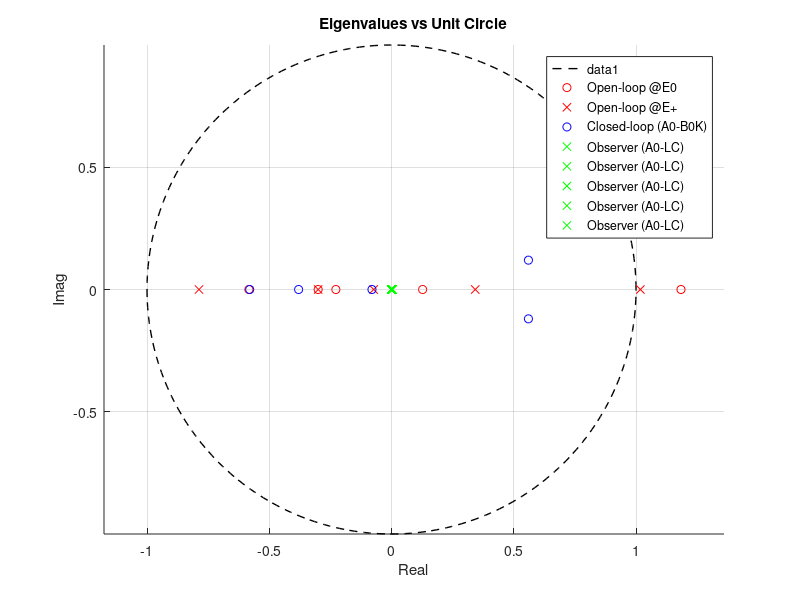
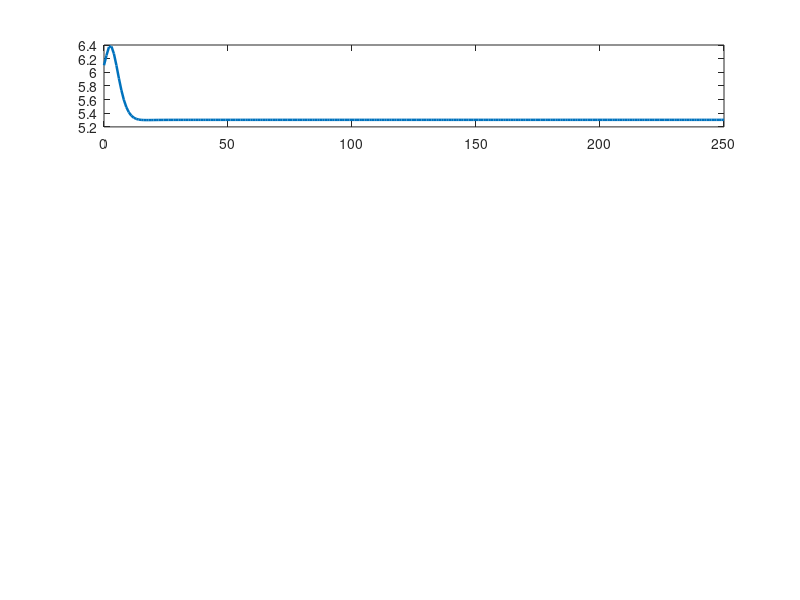

These figures' MATLAB source, in order: (Note: this script raises an error after producing the figures.)
clear; clc; close all;

%% Parameters
alpha = 0.3;
beta  = 0.1;
gamma = 0.2;
rho   = 0.8;
delta = 0.2;
eta   = 0.5;
mu    = 0.3;
theta = 0.2;
lam   = 0.5;
omega = 0.3;
ks    = 0.3;

xf = log(201);   % fair-value log-price
ubar = [0;0];    % open-loop steady inputs


tanhsq = @(z) sech(z).^2;   % derivative of tanh is sech^2

% Nonlinear state update f(x,u). State x = [x1 x2 x3 x4 x5]^T, input u=[u1 u2]^T
f = @(x,u) [ ...
    x(1) + alpha*x(2) + gamma*x(4) - beta*(x(3)^2);                 % x1^+
    rho*tanh(x(1)-xf) - delta*x(2) + ks*u(2);                        % x2^+
    eta*(x(2)^2) - mu*x(3) + theta*u(1);                             % x3^+
    lam*(x(1)-x(5)) - omega*x(4);                                    % x4^+
    x(1)                                                             % x5^+
];

h = @(x) x(1);                 % output y = x1
C = [1 0 0 0 0];               % linear output matrix
D = zeros(1,2);

%% Equilibria (ū = 0)
% E0 (fundamental): x2=0 -> x1=xf, x3=0, x4=0, x5=x1
xbar0 = [xf; 0; 0; 0; xf];

% E+ (speculative): solve analytically from steady-state equations

x2p  = (alpha*mu^2/(beta*eta^2))^(1/3);
x1p  = xf + atanh( (x2p)/(rho/delta) );      % xf + atanh(x2/4)
x3p  = (eta/mu)*x2p^2;
x4p  = 0;
x5p  = x1p;
xbarp = [x1p; x2p; x3p; x4p; x5p];

fprintf('Equilibrium E0 = [x_f,0,0,0,x_f]^T with x_f = %.5f\n', xf);
fprintf('Equilibrium E+ ≈ [%.5f, %.5f, %.5f, 0, %.5f]^T\n', x1p, x2p, x3p, x5p);

%% Jacobians A,B at a general (x̄,ū) 
makeAB = @(xbar) deal( ...
[   1,                    alpha,               -2*beta*xbar(3),   gamma,     0;
    rho*tanhsq(xbar(1)-xf), -delta,            0,                 0,         0;
    0,                    2*eta*xbar(2),       -mu,               0,         0;
    lam,                  0,                    0,                -omega,    -lam;
    1,                    0,                    0,                 0,         0 ], ...
[   0,   0;
    0,   ks;
    theta, 0;
    0,   0;
    0,   0 ] );

[A0,B0] = makeAB(xbar0);
[Ap,Bp] = makeAB(xbarp);

Co_p = ctrb(Ap,Bp);  rankCo_p = rank(Co_p);
Ob_p = obsv(Ap,C);   rankOb_p = rank(Ob_p);
fprintf('rank(ctrb(Ap,Bp)) = %d (of 5)\n', rankCo_p);
fprintf('rank(obsv(Ap,C))  = %d (of 5)\n', rankOb_p);

%%  Open-loop eigenvalues
evA0 = eig(A0);
evAp = eig(Ap);
fprintf('\nOpen-loop eigenvalues at E0:\n'); disp(evA0.');
fprintf('Open-loop eigenvalues at E+:\n');  disp(evAp.');

%% Controllability / Observability
Co0 = ctrb(A0,B0);
rankCo0 = rank(Co0);
Ob0 = obsv(A0,C);
rankOb0 = rank(Ob0);
fprintf('rank(ctrb(A0,B0)) = %d (of 5)\n', rankCo0);
fprintf('rank(obsv(A0,C))  = %d (of 5)\n', rankOb0);

%% Controller design at E0

P_ctrl = [0.56+0.12i, 0.56-0.12i, -0.38, -0.58, -0.08];
K = place(A0,B0,P_ctrl);    
evAcl = eig(A0 - B0*K);
fprintf('\nPlaced closed-loop poles at E0:\n'); disp(evAcl.');

%% Observer design 

n  = size(A0,1);


Qn = 1e-3*eye(n);   
Rn = 1e-2;          

% Discrete-time 
[L, ~, evAobs] = dlqe(A0, eye(n), C, Qn, Rn);

fprintf('Observer error poles (A0 - L*C):\n'); disp(evAobs.');


%% Plot eigenvalues (open/closed)
figure('Name','Eigenvalue Map','Color','w'); hold on; grid on; axis equal;
th = linspace(0,2*pi,300); plot(cos(th), sin(th), '--k', 'LineWidth',1); % unit circle
plot(real(evA0),  imag(evA0),  'ro', 'DisplayName','Open-loop @E0');
plot(real(evAp),  imag(evAp),  'rx', 'DisplayName','Open-loop @E+');
plot(real(evAcl), imag(evAcl), 'bo', 'DisplayName','Closed-loop (A0-B0K)');
plot(real(evAobs),imag(evAobs),'gx', 'DisplayName','Observer (A0-LC)');
xlabel('Real'); ylabel('Imag'); title('Eigenvalues vs Unit Circle');
legend('Location','best');

%% Nonlinear simulation (closed loop)
% using LINEARIZED incremental observer (per lecture notes):
%   u(t)      = ū - K xhat_tilde(t)
%   xhat_t^+  = A0 xhat_t + B0 u_tilde + L*( y_tilde - C xhat_t - D u_tilde )
%   where xhat_t ≈ x(t)-xbar0, u_tilde = u - ū, y_tilde = y - ȳ, ȳ = x̄1

T = 250;                     
x  = [xf+0.8; 0.6; 0.6; 0.0; xf+0.8];  
xhat_til = zeros(5,1);        
u  = zeros(2,1);
ybar = xbar0(1);

% Optional practical guard: keep x3 >= 0 (market volume nonnegative)
guard_x3_nonneg = true;

X   = zeros(5,T+1);    X(:,1) = x;
XH  = zeros(5,T+1);    XH(:,1)= xbar0 + xhat_til;
U   = zeros(2,T);
Y   = zeros(1,T+1);    Y(1)   = h(x);

for t=1:T
    % incremental signals
    x_tilde = x - xbar0;
    y_tilde = h(x) - ybar;

    % control (observer-based, incremental)
    u_tilde = -K * xhat_til;
    u = ubar + u_tilde;

    % apply to plant (nonlinear), with optional nonnegativity guard on x3^+
    xnext = f(x,u);
    if guard_x3_nonneg && xnext(3) < 0
        xnext(3) = 0;
    end

    % observer update (linear incremental observer)
    xhat_til = A0*xhat_til + B0*u_tilde + L*( y_tilde - C*xhat_til - D*u_tilde );

    % log
    X(:,t+1)  = xnext;
    XH(:,t+1) = xbar0 + xhat_til;
    U(:,t)    = u;
    Y(t+1)    = h(xnext);

    % advance
    x = xnext;
end

%%  Plots: states vs targets 
t = 0:T;
figure('Name','States vs Target (Nonlinear Plant)','Color','w');
subplot(4,1,1);
plot(t, X(1,:), 'LineWidth',1.8); hold on; yline(xbar0(1),'--k','LineWidth',1.2);
ylabel('x_1 (log-price)'); grid on; title('States vs target (E0)');
subplot(4,1,2);
plot(t, X(2,:), 'LineWidth',1.8); hold on; yline(xbar0(2),'--k','LineWidth',1.2);
ylabel('x_2 (sentiment)'); grid on;
subplot(4,1,3);
plot(t, X(3,:), 'LineWidth',1.8); hold on; yline(xbar0(3),'--k','LineWidth',1.2);
ylabel('x_3 (spec vol)'); grid on;
subplot(4,1,4);
plot(t, X(4,:), 'LineWidth',1.8); hold on; yline(xbar0(4),'--k','LineWidth',1.2);
ylabel('x_4 (momentum)'); xlabel('time step'); grid on;

%%  Plots: true vs estimated 
figure('Name','True vs Estimated States','Color','w');
subplot(3,1,1);
plot(t, X(1,:),  'LineWidth',1.7); hold on;
plot(t, XH(1,:), '--', 'LineWidth',1.7);
ylabel('x_1 & \hat{x}_1'); grid on; title('True vs Estimated');
legend('x_1','\hat{x}_1','Location','best');

subplot(3,1,2);
plot(t, X(2,:),  'LineWidth',1.7); hold on;
plot(t, XH(2,:), '--', 'LineWidth',1.7);
ylabel('x_2 & \hat{x}_2'); grid on;
legend('x_2','\hat{x}_2','Location','best');

subplot(3,1,3);
plot(t, X(3,:),  'LineWidth',1.7); hold on;
plot(t, XH(3,:), '--', 'LineWidth',1.7);
ylabel('x_3 & \hat{x}_3'); xlabel('time step'); grid on;
legend('x_3','\hat{x}_3','Location','best');

%%  Plots: control inputs 
figure('Name','Control Inputs','Color','w');
plot(0:T-1, U(1,:), 'LineWidth',1.8); hold on;
plot(0:T-1, U(2,:), 'LineWidth',1.8);
yline(ubar(1),'--k'); yline(ubar(2),'--k');
xlabel('time step'); ylabel('u_1, u_2');
legend('u_1 (speculation control)','u_2 (sentiment control)','Location','best');
title('Control signals'); grid on;

%%  Print summary 
fprintf('\nSUMMARY:\n');
fprintf('- E0 open-loop unstable eigenvalues? max|lambda(A0)| = %.4f\n', max(abs(evA0)));
fprintf('- E+ open-loop unstable eigenvalues? max|lambda(Ap)| = %.4f\n', max(abs(evAp)));


% Add on for E_+  


fprintf('\n Add on for E_+\n');

%  Controller design (eigenvalue assignment) 
P_ctrl_p = [0.56+0.12i, 0.56-0.12i, -0.58, -0.38, -0.08];   % same targets as E0
Kp = place(Ap, Bp, P_ctrl_p);
evAcl_p = eig(Ap - Bp*Kp);
fprintf('E_+: Controller poles (Ap-Bp*Kp): '); disp(evAcl_p.');

%  Observer design (robust via discrete LQE) 
n  = size(Ap,1);
Qn = 1e-3*eye(n);       
Rn = 1e-2;             
[Lp, ~, evAobs_p] = dlqe(Ap, eye(n), C, Qn, Rn);
fprintf('E_+: Observer poles (Ap - Lp*C):   '); disp(evAobs_p.');
eig_obs_Ep = eig(Ap - Lp*C); 
disp('Observer eigenvalues at E+ (eig(Ap - Lp*C)) = ');
disp(eig_obs_Ep.');

%  Lyapunov certificate (closed loop at E_+) 
Qlyap = eye(n);
Pp = dlyap((Ap - Bp*Kp).', Qlyap);
mineigPp = min(eig(Pp));
fprintf('E_+: Lyapunov P min eig = %.4e (should be > 0)\n', mineigPp);

%  Nonlinear simulation around E_+ 
T2 = 250;
xbar = xbarp;               
A    = Ap;  B = Bp;   
ybar = xbar(1);

x   = xbar + [0.3; 0.2; 0.2; 0.0; 0.3];  
xhat_til = zeros(5,1);
u   = zeros(2,1);

guard_x3_nonneg = true;

X2   = zeros(5,T2+1);   X2(:,1) = x;
XH2  = zeros(5,T2+1);   XH2(:,1)= xbar + xhat_til;
U2   = zeros(2,T2);
Y2   = zeros(1,T2+1);   Y2(1)   = h(x);

for t=1:T2
    % incremental signals around E_+
    x_tilde = x - xbar;
    y_tilde = h(x) - ybar;

    % observer-based control (incremental)
    u_tilde = -Kp * xhat_til;
    u = ubar + u_tilde;

   
    xnext = f(x,u);
    if guard_x3_nonneg && xnext(3) < 0
        xnext(3) = 0;
    end

    % incremental observer around (A,B)
    xhat_til = A*xhat_til + B*u_tilde + Lp*( y_tilde - C*xhat_til - D*u_tilde );


    X2(:,t+1)  = xnext;
    XH2(:,t+1) = xbar + xhat_til;
    U2(:,t)    = u;
    Y2(t+1)    = h(xnext);

   
    x = xnext;
end

%  Figures (E_+) 
t2 = 0:T2;

% Eigenvalues (overlay on your existing map if desired)
figure('Name','Eigenvalues vs Unit Circle (E_+)','Color','w'); hold on; grid on; axis equal;
th = linspace(0,2*pi,300); plot(cos(th), sin(th), '--k', 'LineWidth',1);
plot(real(eig(Ap)),           imag(eig(Ap)),           'rx', 'DisplayName','Open-loop @E_+');
plot(real(evAcl_p),           imag(evAcl_p),           'bo', 'DisplayName','Closed-loop (Ap-BpKp)');
plot(real(evAobs_p),          imag(evAobs_p),          'gx', 'DisplayName','Observer (Ap-LpC)');
xlabel('Real'); ylabel('Imag'); title('Eigenvalues vs Unit Circle (E_+)');
legend('Location','best');

% States vs targets (E_+)
figure('Name','States vs Target (E_+)','Color','w');
subplot(4,1,1);
plot(t2, X2(1,:), 'LineWidth',1.8); hold on; yline(xbar(1),'--k','LineWidth',1.2);
ylabel('x_1 (log-price)'); grid on; title('States vs target (E_+)');
subplot(4,1,2);
plot(t2, X2(2,:), 'LineWidth',1.8); hold on; yline(xbar(2),'--k','LineWidth',1.2);
ylabel('x_2 (sentiment)'); grid on;
subplot(4,1,3);
plot(t2, X2(3,:), 'LineWidth',1.8); hold on; yline(xbar(3),'--k','LineWidth',1.2);
ylabel('x_3 (spec vol)'); grid on;
subplot(4,1,4);
plot(t2, X2(4,:), 'LineWidth',1.8); hold on; yline(xbar(4),'--k','LineWidth',1.2);
ylabel('x_4 (momentum)'); xlabel('time step'); grid on;

% True vs estimated (E_+) with LaTeX-safe labels
figure('Name','True vs Estimated States (E_+)','Color','w');
subplot(3,1,1);
plot(t2, X2(1,:),  'LineWidth',1.7); hold on;
plot(t2, XH2(1,:), '--', 'LineWidth',1.7);
ylabel('x_1 and \hat{x}_1','Interpreter','latex'); grid on; title('True vs Estimated (E_+)');
legend('x_1','\hat{x}_1','Interpreter','latex','Location','best');

subplot(3,1,2);
plot(t2, X2(2,:),  'LineWidth',1.7); hold on;
plot(t2, XH2(2,:), '--', 'LineWidth',1.7);
ylabel('x_2 and \hat{x}_2','Interpreter','latex'); grid on;
legend('x_2','\hat{x}_2','Interpreter','latex','Location','best');

subplot(3,1,3);
plot(t2, X2(3,:),  'LineWidth',1.7); hold on;
plot(t2, XH2(3,:), '--', 'LineWidth',1.7);
ylabel('x_3 and \hat{x}_3','Interpreter','latex'); xlabel('time step');
grid on; legend('x_3','\hat{x}_3','Interpreter','latex','Location','best');

% Controls (E_+)
figure('Name','Control Inputs (E_+)','Color','w');
plot(0:T2-1, U2(1,:), 'LineWidth',1.8); hold on;
plot(0:T2-1, U2(2,:), 'LineWidth',1.8);
yline(ubar(1),'--k'); yline(ubar(2),'--k');
xlabel('time step'); ylabel('u_1, u_2');
legend('u_1 (speculation control)','u_2 (sentiment control)','Location','best');
title('Control signals (E_+)'); grid on;

% Summary line
fprintf('Nonlinear sim to E_+: x1(T)=%.4f (target x_1^*=%.4f); x2^*=%.4f; x3^*=%.4f\n', ...
    X2(1,end), xbar(1), xbar(2), xbar(3));
